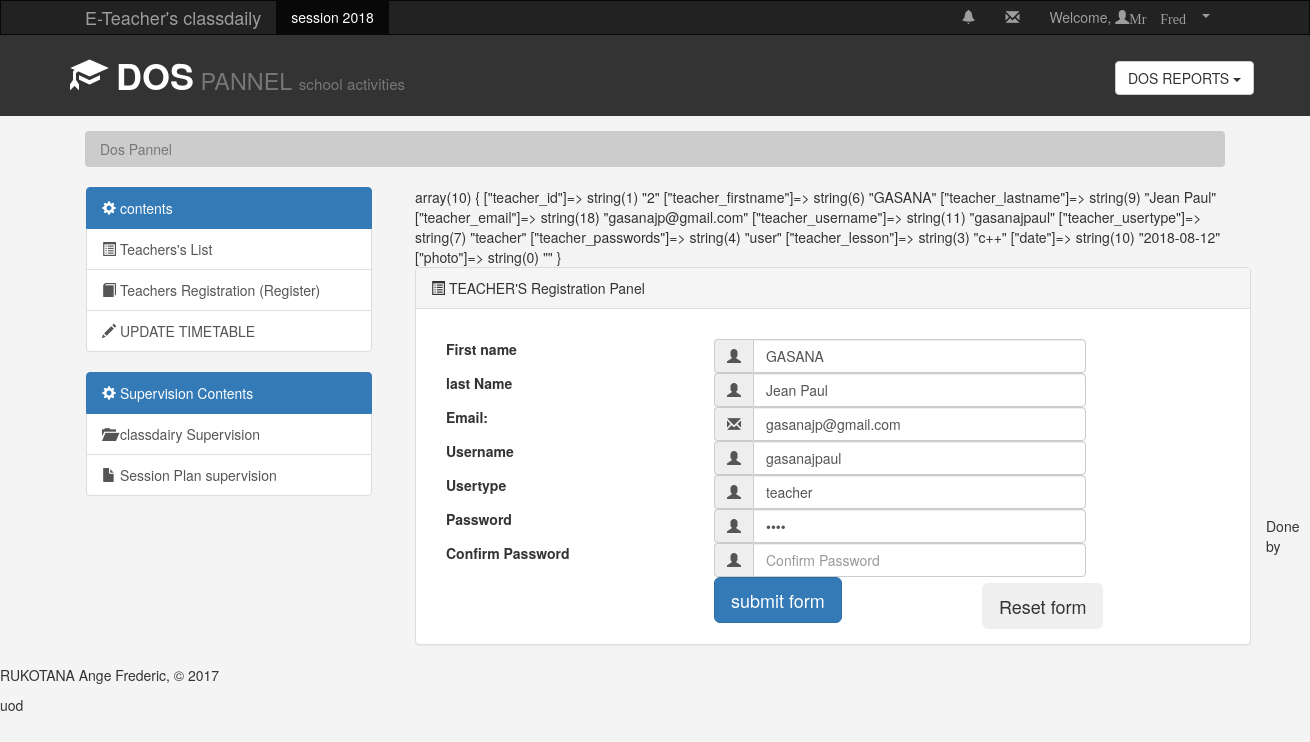
Screenshot of /update_profile.php?id=2 (signed in) with the database file from the repository.
### tables this page shows
CREATE TABLE IF NOT EXISTS `teachers_identifications` (
  `teacher_id` int(11) NOT NULL AUTO_INCREMENT,
  `teacher_firstname` varchar(2555) NOT NULL,
  `teacher_lastname` varchar(255) NOT NULL,
  `teacher_email` varchar(255) NOT NULL,
  `teacher_username` varchar(255) NOT NULL,
  `teacher_usertype` varchar(255) NOT NULL,
  `teacher_passwords` varchar(255) NOT NULL,
  `teacher_lesson` varchar(255) NOT NULL,
  `date` date NOT NULL,
  `photo` varchar(255) NOT NULL,
  PRIMARY KEY (`teacher_id`),
  UNIQUE KEY `teacher_username` (`teacher_username`)
);

### update_profile.php (the view, shortened to what this page needs)
<!DOCTYPE html>
<html lang="en">
  <head>
    <link href="css/bootstrap.min.css" rel="stylesheet">
    <link rel="stylesheet" href="css/style.css">
  </head>
  <body>
    <nav class="navbar navbar-inverse ">
      <div class="container">
        <div class="navbar-header">
        <a class="navbar-brand"  href="#">E-Teacher's classdaily </a>
      </div>
      <div id="navbar" class="collapse navbar-collapse">
        <ul class="nav navbar-nav">
          <li class="active"><a href="#">session 2018</a></li>
        </ul>
        <ul class="nav navbar-nav navbar-right">
          <li><a href="#notifications"><span class="glyphicon glyphicon-bell"></span></a></li>
          <li><a href="#Email"><span class="glyphicon glyphicon-envelope"></span></a></li>
          <li>
            <li class="dropdown"><a class="dropdown-toggle" data-toggle="dropdown" href="#">
               Welcome,  <span class="glyphicon glyphicon-user">Mr Fred <span class="caret"></span></a>
            </li>
          </div>
      </div>
    </nav>
    <header id="header">
      <div class="container">
        <div class="row">
          <div class="col-mid-10">
            <h1><span class="glyphicon glyphicon-education" aria-hidden="true"></span>
              <strong>DOS</strong><small> PANNEL <small>school activities</small>  </small></h1>
          </div>
        </div>
      </div>
    </header>
    <div class="col-md-2">
      <div class="dropdown">
         <button class="btn btn-default dropdown-toggle" type="button" id="dropdown-menu1" data-toggle="dropdown">
           DOS REPORTS
            <span class="caret"></span></button>
         </div>
    </div>
         <section id="breadcrumb">
            <div class="container">
              <ol class="breadcrumb">
                <li class="active">Dos Pannel</li>
              </ol>
            </div>
         </section>
      <section id="main">
         <div class="container">
           <div class="row">
             <div class="col-md-3">
               <div class="list-group">
                  <a href="#" class="list-group-item active"><span class="glyphicon glyphicon-cog"></span>
                    contents
                    </a>
                  <a href="#" class="list-group-item"><span class="glyphicon glyphicon-list-alt"></span>
                    Teachers's List</a>
                  <a href="#" class="list-group-item"><span class="glyphicon glyphicon-book"></span>
                    Teachers Registration (Register)</a>
                    <a href="#" class="list-group-item"><span class="glyphicon glyphicon-pencil"></span>
                      UPDATE TIMETABLE</a>
               </div>
             </div>
           </div>
         </div>
      </section>
      <section id="main">
         <div class="container">
           <div class="row">
             <div class="col-md-3">
               <div class="list-group">
                  <a href="#" class="list-group-item active"><span class="glyphicon glyphicon-cog"></span>
                    Supervision Contents
                    </a>
                  <a href="#" class="list-group-item"><span class="glyphicon glyphicon-folder-open"></span>
                    classdairy Supervision </a>
                  <a href="#" class="list-group-item"><span class="glyphicon glyphicon-file"></span>
                    Session Plan  supervision</a>
               </div>
             </div>
           </div>
         </div>
      </section>
      <div class="col-md-9">
        <fieldset>
          <form class="" action="backend/teacher_register.php" method="POST">
            <fieldset>
          <form class="" action="backend/update_registration.php" method="POST">
              <tr>
                <?php
                  if(!empty($_GET['id'])){
                    $id = $_GET['id'];
                    $sql=mysql_query("select * from teachers_identifications where teacher_id='$id' ");
                   $data = mysql_fetch_assoc($sql);
                    var_dump($data);
                 ?>
           <div class="panel panel-default">
                <div class="panel-heading"><span class="glyphicon glyphicon-list-alt"></span>
                TEACHER'S Registration Panel</div>
                <div class="panel-body">
                  <div class="form-group">
                    <label class="col-md-4">First name</label>
                    <div class="col-md-6 inputgroupcontainer">
                      <div class="input-group">
                        <span class="input-group-addon">
                          <i class="glyphicon glyphicon-user"></i>
                        </span>
                        <input type="text" class="form-control" name="firstname" placeholder="firstname" value="<?php echo $data['teacher_firstname']; ?>">
                      </div>
                      </div>
                      <div class="form-group">
                        <label class="col-md-4 control-label">
                          last Name</label>
                          <div class="col-md-6 inputgroupcontainer">
                            <div class="input-group">
                              <span class="input-group-addon">
                                <i class="glyphicon glyphicon-user"></i>
                              </span>
                              <input type="text" class="form-control" name="lastname" placeholder="lastname" value="<?php echo$data['teacher_lastname']; ?>">
                            </div>
                          </div>
                      </div>
                      <div class="form-group">
                        <label class="col-md-4 control-label">
                          Email:</label>
                          <div class="col-md-6 inputgroupcontainer">
                            <div class="input-group">
                              <span class="input-group-addon">
                                <i class="glyphicon glyphicon-envelope"></i>
                              </span>
                              <input type="text" class="form-control" name="email" placeholder="Email" value="<?php echo $data['teacher_email']; ?>">
                            </div>
                          </div>
                      </div>
                      <div class="form-group">
                        <label class="col-md-4 control-label">
                          Username</label>
                          <div class="col-md-6 inputgroupcontainer">
                            <div class="input-group">
                              <span class="input-group-addon">
                                <i class="glyphicon glyphicon-user"></i>
                              </span>
                              <input type="text" class="form-control" name="Username" placeholder="Username" value="<?php echo $data['teacher_username']; ?>">
                            </div>
                          </div>
                      </div>
                      <div class="form-group">
                        <label class="col-md-4 control-label">
                          Usertype</label>
                          <div class="col-md-6 inputgroupcontainer">
                            <div class="input-group">
                              <span class="input-group-addon">
                                <i class="glyphicon glyphicon-user"></i>
                              </span>
                              <input type="text" class="form-control" name="Usertype" placeholder="Usertype" value="<?php echo$data['teacher_usertype']; ?>">
                            </div>
                          </div>
                      </div>
                      <div class="form-group">
                        <label class="col-md-4 control-label">
                          Password</label>
                          <div class="col-md-6 inputgroupcontainer">
                            <div class="input-group">
                              <span class="input-group-addon">
                                <i class="glyphicon glyphicon-user"></i>
                              </span>
                              <input type="Password" class="form-control" name="Password" placeholder="Password" value="<?php echo $data['teacher_passwords']; ?>">
                            </div>
                          </div>
                      </div>
                      <div class="form-group">
                        <label class="col-md-4 control-label">
                          Confirm Password</label>
                          <div class="col-md-6 inputgroupcontainer">
                            <div class="input-group">
                              <span class="input-group-addon">
                                <i class="glyphicon glyphicon-user"></i>
                              </span>
                              <input type="text" class="form-control" name="confirmPassword" placeholder="Confirm Password" value="">
                            </div>
                          </div>
                      </div>
                      <div class="form-group">
                        <label class="col-md-4 control-label"></label>
                          <div class="col-md-4">
                              <input type="submit" class="btn btn-primary btn-lg" name="submit"  value="submit form">
                          </div>
                      </div>
                    </div>
                    <div class="form-group">
                      <label class="col-md-4 control-label"></label>
                        <div class="col-md-3">
                            <input type="reset" class="btn btn- btn-lg" name="submit"  value="Reset form">
                        </div>
                    </div>
                  </div>
               </div>
             </div>
            <?php  } ?>
        <footer id="footer">
           <p id="paragraph">Done by RUKOTANA Ange Frederic, &copy; 2017</p>
         </footer>
  </body>
</html>

### css/style.css (style rules this page uses)
body { background-color: #f4f4f4; }
.navbar { min-height: 33px !important; margin-bottom: 0; border-radius: 0; }
.navbar-nav > li > a, .navbar-brand { padding-top: 6px !important; padding-bottom: o !important; height: 33px; }
.col-md-2 { margin-left: 1100px; margin-top:-70px; }
#header { background: #333333; color: #ffffff; padding-bottom: 10px; margin-bottom: 15px; }
.breadcrumb { background: #cccccc; color: #333333; }
.list-group { width: 286px; margin-left: 1px; }
.col-md-9 { width:866px; margin-left:400px; margin-top: -329px; }

### rows the page displays
teachers_identifications: firstname "GASANA", lastname "Jean Paul", email "gasanajp@gmail.com", Username "gasanajpaul", Usertype "teacher"
